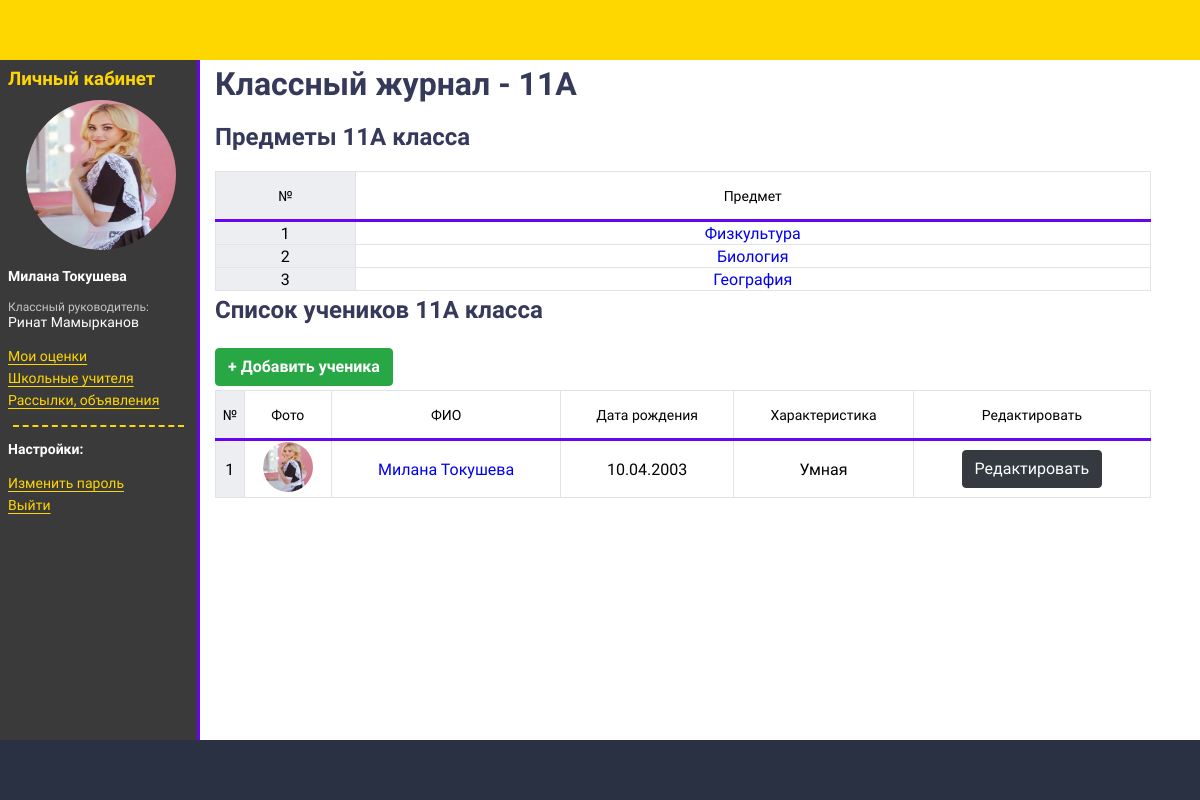
Page /journal/group/1/ (signed in) on the committed database.
### people/models.py (models this page shows, shortened)
class User(AbstractUser):
    face_id = models.IntegerField(primary_key=True)
    middle_name = models.CharField('Отчество', max_length=130)
    sex = models.CharField('Пол', choices=GENDER_CHOICES, max_length=1)
    birth_date = models.DateField('Дата рождения', blank=True, null=True)
    photo = models.ImageField(upload_to='people/', default='static/img/default-user.png', blank=True)
    description = models.TextField('Характеристика')
    user_status = models.CharField('Статус пользователя', choices=USER_STATUS_CHOICES, max_length=15)
    updated = models.DateField('Дата обновления', auto_now=True)
    USERNAME_FIELD = 'username'
    REQUIRED_FIELDS = ['email']
    objects = UserManager()
    class Meta:
        verbose_name = 'Пользователь'
        verbose_name_plural = 'Пользователи'

### journal/models.py (models this page shows, shortened)
class GroupStudent(models.Model):
    grade = models.OneToOneField(Grade, related_name='group', on_delete=models.CASCADE,
                                 verbose_name='Наименование класса')
    create_group = models.DateField('Дата создания группы учеников')
    updated = models.DateField('Дата обновления', auto_now=True)
    created = models.DateField('Дата создания', auto_now_add=True)
    class Meta:
        verbose_name = 'Група учеников'
        verbose_name_plural = 'Группы учеников'

class Grade(models.Model):
    number = models.SmallIntegerField('Цифра')
    symbol = models.CharField('Символ', max_length=1)
    lessons = models.ManyToManyField(Lesson, related_name='grade', verbose_name='Уроки класса')
    def __str__(self):
        return f'{self.number}{self.symbol}'
    class Meta:
        verbose_name = 'класс'
        verbose_name_plural = 'Справочник классов'

class Lesson(models.Model):
    name = models.CharField('Название', max_length=100)
    def __str__(self):
        return self.name
    class Meta:
        verbose_name = 'предмет'
        verbose_name_plural = 'Справочник предметов'

### journal/views.py (the view)
# urls.py: path('group/<int:pk>/', GroupStudentDetailView.as_view(), name='group_student_detail'),
class GroupStudentDetailView(LoginRequiredMixin, TeacherPermissionsMixin, DetailView):
    model = GroupStudent
    template_name = 'journal/group_detail.html'
    context_object_name = 'group'
    def get_context_data(self, **kwargs):
        context = super(GroupStudentDetailView, self).get_context_data()
        context['students'] = User.objects.select_related('student__group')\
            .filter(student__group_id=self.kwargs['pk'])
        return context

### django_journal/permissions.py (called while the page is built)
    def dispatch(self, request, *args, **kwargs):
        if not self.has_permissions():
            raise PermissionDenied()
        return super().dispatch(request, *args, **kwargs)

    def has_permissions(self):
        return self.request.user.is_superuser or self.request.user.user_status == TEACHER

### journal/templatetags/sidebar.py (called while the page is built)
@register.inclusion_tag('people/tpl/student_sidebar_tpl.html', name='student_sidebar')
def student_sidebar(user):
    group_student = User.objects.select_related('student__group').get(pk=user.face_id)
    user_group_manager = User.objects.select_related('teacher')\
        .get(teacher__group_manager=group_student.student.group_id)
    return {'user': user, 'user_group_manager': user_group_manager}

### people/models.py (called while the page is built)
    def get_absolute_url(self):
        return reverse_lazy('student_detail', kwargs={'pk': self.user_id})

### journal/templates/journal/group_detail.html (shortened to what this page needs)
{% extends "base.html" %}
{% block content %}
    <h1>Классный журнал - {{ group.grade }}</h1>
    <h2>Предметы {{ group.grade }} класса</h2>
    <table class="table-journal">
        <thead>
            <tr>
                <th>№</th>
                <th>Предмет</th>
            </tr>
        </thead>
        <tbody>
            {% for lesson in group.grade.lessons.all %}
                <tr>
                    <td>{{ forloop.counter }}</td>
                    <td><a href="{% url "score_lesson" group.id lesson.id %}">{{ lesson }}</a></td>
                </tr>
            {% endfor %}
        </tbody>
    </table>
    <h2>Список учеников {{ group.grade }} класса</h2>
    <a class="btn btn-success" href="{% url 'student_add' %}">+ Добавить ученика</a>
    <table class="table-journal">
        <thead>
            <tr>
                <th>№</th>
                <th>Фото</th>
                <th>ФИО</th>
                <th>Дата рождения</th>
                <th>Характеристика</th>
                <th>Редактировать</th>
            </tr>
        </thead>
        <tbody>
            {% for student in students %}
                <tr>
                    <td>{{ forloop.counter }}</td>
                    <td>
                        <a href="{{ student.student.get_absolute_url }}">
                            <img class="user-avatar-mini" src="{{ student.photo.url }}" alt="{{ student.get_full_name }}">
                        </a>
                    </td>
                    <td>
                        <a href="{{ student.student.get_absolute_url }}">
                            {{ student.get_full_name }}
                        </a>
                    </td>
                    <td>{{ student.birth_date|date:'d.m.Y' }}</td>
                    <td>{{ student.description }}</td>
                    <td>
                        <a class="btn btn-dark" href="{% url 'student_update' student.id %}">Редактировать</a>
                    </td>
                </tr>
            {% endfor %}
        </tbody>
    </table>
{% endblock %}

### people/templates/people/tpl/student_sidebar_tpl.html
{% block sidebar %}
    <h3>Личный кабинет</h3>
    <img class="user-avatar" src="{{ user.photo.url }}" alt="{{ user.get_full_name }}">
    <p><b>{{ user.get_full_name }}</b></p>
    <p><span class="small">Классный руководитель:</span> <br>{{ user_group_manager.get_full_name }}</p>
    <ul>
        <li><a href="{% url 'student_lk' %}">Мои оценки</a></li>
        <li><a href="{% url 'teacher_list' %}">Школьные учителя</a></li>
        <li><a href="{% url 'mailing_list' %}">Рассылки, объявления</a></li>
    </ul>
    <hr>
    <p><b>Настройки:</b></p>
    <ul>
        <li><a href="{% url 'password_change' %}">Изменить пароль</a></li>
        <li><a href="{% url 'logout' %}">Выйти</a></li>
    </ul>
{% endblock %}

### journal/static/css/style.css (style rules this page uses)
body { font-family: "Roboto", sans-serif; display: grid; grid-template-areas: "header header header" "sidebar content content" "footer footer footer"; grid-template-rows: 60px 1fr 60px; grid-template-columns: 200px 1fr 15%; height: 100vh; margin: 0; }
h1, h2, h3, h4 { color: #35395A; padding: 0; margin: 5px 0 20px; }
.sidebar p { color: white; font-size: 14px; }
.sidebar a { color: gold; font-size: 14px; }
.sidebar h3 { color: gold; margin: 0; }
.sidebar hr { color: gold; width: 95%; height: 0; border: none; border-top: 2px dashed gold; }
.sidebar img { margin-top: 10px; margin-left: 10%; }
.sidebar ul { padding: 0; }
.sidebar ul li { list-style-type: none; margin-top: 3px; text-underline-offset: 3px; }
.user-avatar { border-radius: 50%; height: 150px; width: 150px; }
.user-avatar-mini { border-radius: 50%; height: 50px; width: 50px; }
.table-journal { border-collapse: collapse; width: 95%; }
.table-journal a { text-decoration: none; }
.table-journal tbody tr:nth-child(odd) { background-color: #fff; }
.table-journal tbody tr:nth-child(even) { background-color: #fff; }
.table-journal thead { border-bottom: 3px solid #6705ee; font-size: 14px; }
.table-journal th { border: 1px solid #e2e3e6; height: 45px; font-weight: normal; }
.table-journal td { border: 1px solid #e2e3e6; height: 20px; text-align: center; }
.table-journal tr { border: 1px solid gray; }
.table-journal th:first-child, .table-journal td:first-child { background-color: #eceef2; }
.small { font-size: 12px; color: #c4c4c4; }
.btn { display: inline-block; font-weight: 400; color: #212529; text-align: center; vertical-align: middle; -webkit-user-select: none; -moz-user-select: none; -ms-user-select: none; user-select: none; background-color: transparent; border: 1px solid transparent; padding: .375rem .75rem; font-size: 1rem; line-height: 1.5; border-radius: .25rem; transition: color .15s ease-in-out,background-color .15s ease-in-out,border-color .15s ease-in-out,box-shadow .15s ease-in-out; margin-top: .25rem; margin-bottom: .25rem; }
.btn-success { color: #fff; background-color: #28a745; border-color: #28a745; text-decoration: none; font-weight: bold; }
.btn-dark { color: #fff; background-color: #343a40; border-color: #343a40; text-decoration: none; }

### rows in the picture
User: photo (picture), get_full_name "Милана Токушева", birth_date "10.04.2003", description "Умная"
User: get_full_name "Ринат Мамырканов"
GroupStudent: grade "11А"
Lesson: name "Физкультура"
Lesson: name "Биология"
Lesson: name "География"
